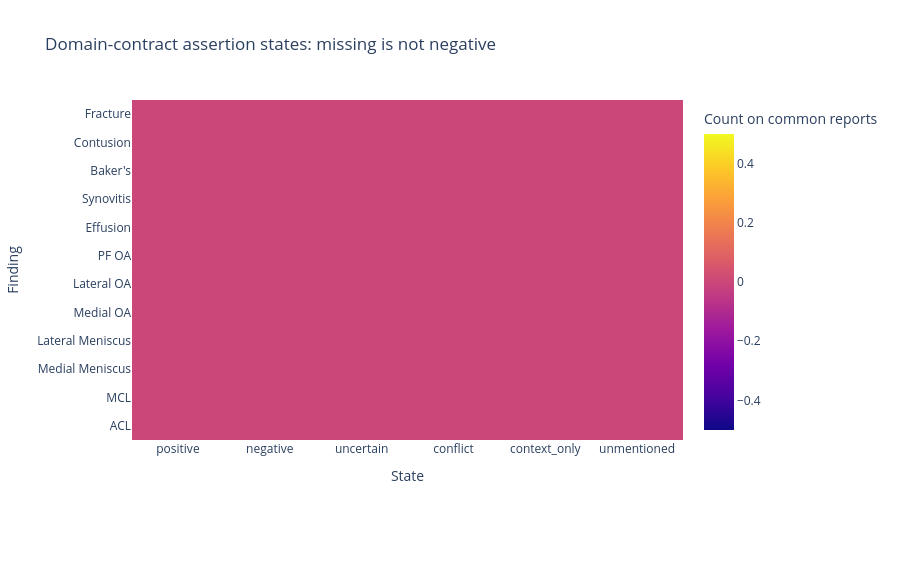

Notebook code cell kept with this figure:
### Markdown cell above
## 08. Abstention and assertion states

Counts, assignment changes and software checks are not evidence of clinical accuracy or AUC improvement.

### Code cell
display_saved(8)

### Figure 1 — Plotly figure (JSON) as saved in the notebook; plotly's stock layout.template omitted (floating-point values rounded to 4 significant figures)
{"data": [{"colorbar": {"title": {"text": "Count on common reports"}}, "type": "heatmap", "x": ["positive", "negative", "uncertain", "conflict", "context_only", "unmentioned"], "y": ["ACL", "MCL", "Medial Meniscus", "Lateral Meniscus", "Medial OA", "Lateral OA", "PF OA", "Effusion", "Synovitis", "Baker's", "Contusion", "Fracture"], "z": [[0, 0, 0, 0, 0, 0], [0, 0, 0, 0, 0, 0], [0, 0, 0, 0, 0, 0], [0, 0, 0, 0, 0, 0], [0, 0, 0, 0, 0, 0], [0, 0, 0, 0, 0, 0], [0, 0, 0, 0, 0, 0], [0, 0, 0, 0, 0, 0], [0, 0, 0, 0, 0, 0], [0, 0, 0, 0, 0, 0], [0, 0, 0, 0, 0, 0], [0, 0, 0, 0, 0, 0]]}], "layout": {"height": 580, "margin": {"b": 140, "l": 100}, "meta": {"numeric_spec_sha256": "5ada4b36987d9b22b8834e0d4e82c2c12e2ea108b7f715caf3880c418c9f03e8", "role": "aggregate_teacher_diagnostic"}, "title": {"text": "Domain-contract assertion states: missing is not negative"}, "xaxis": {"title": {"text": "State"}}, "yaxis": {"title": {"text": "Finding"}}}}
